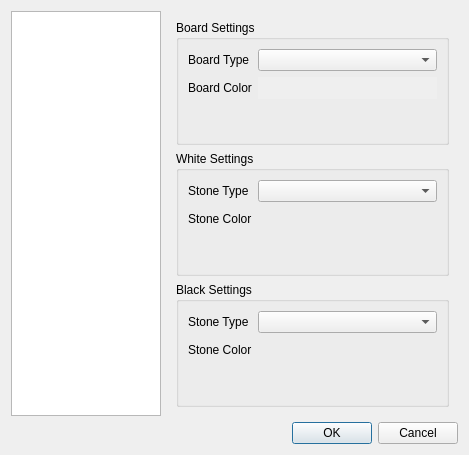
<?xml version="1.0" encoding="UTF-8"?>
<ui version="4.0">
 <class>SetupDialog</class>
 <widget class="QDialog" name="SetupDialog">
  <property name="geometry">
   <rect>
    <x>0</x>
    <y>0</y>
    <width>469</width>
    <height>455</height>
   </rect>
  </property>
  <property name="windowTitle">
   <string>Setup</string>
  </property>
  <layout class="QVBoxLayout" name="verticalLayout">
   <item>
    <layout class="QHBoxLayout" name="horizontalLayout">
     <item>
      <widget class="QListView" name="listView">
       <property name="maximumSize">
        <size>
         <width>150</width>
         <height>16777215</height>
        </size>
       </property>
      </widget>
     </item>
     <item>
      <widget class="QStackedWidget" name="stackedWidget">
       <property name="frameShape">
        <enum>QFrame::NoFrame</enum>
       </property>
       <property name="frameShadow">
        <enum>QFrame::Plain</enum>
       </property>
       <property name="currentIndex">
        <number>0</number>
       </property>
       <widget class="QWidget" name="page">
        <layout class="QVBoxLayout" name="verticalLayout_2">
         <item>
          <widget class="QGroupBox" name="boardGroupBox">
           <property name="title">
            <string>Board Settings</string>
           </property>
           <layout class="QFormLayout" name="formLayout">
            <item row="0" column="0">
             <widget class="QLabel" name="boardTypeLabel">
              <property name="text">
               <string>Board Type</string>
              </property>
             </widget>
            </item>
            <item row="0" column="1">
             <widget class="QComboBox" name="boardTypeComboBox"/>
            </item>
            <item row="1" column="0">
             <widget class="QLabel" name="boardColorLabel">
              <property name="text">
               <string>Board Color</string>
              </property>
             </widget>
            </item>
            <item row="1" column="1">
             <widget class="QPushButton" name="boardColorButton">
              <property name="autoFillBackground">
               <bool>true</bool>
              </property>
              <property name="text">
               <string/>
              </property>
              <property name="autoDefault">
               <bool>false</bool>
              </property>
              <property name="flat">
               <bool>true</bool>
              </property>
             </widget>
            </item>
           </layout>
          </widget>
         </item>
         <item>
          <widget class="QGroupBox" name="whiteGroupBox">
           <property name="focusPolicy">
            <enum>Qt::NoFocus</enum>
           </property>
           <property name="title">
            <string>White Settings</string>
           </property>
           <layout class="QFormLayout" name="formLayout_2">
            <item row="0" column="0">
             <widget class="QLabel" name="whiteLabel">
              <property name="text">
               <string>Stone Type</string>
              </property>
             </widget>
            </item>
            <item row="0" column="1">
             <widget class="QComboBox" name="whiteTypeComboBox"/>
            </item>
            <item row="1" column="0">
             <widget class="QLabel" name="whiteColorLabel">
              <property name="text">
               <string>Stone Color</string>
              </property>
             </widget>
            </item>
            <item row="1" column="1">
             <widget class="QPushButton" name="whiteColorButton">
              <property name="text">
               <string/>
              </property>
              <property name="autoDefault">
               <bool>false</bool>
              </property>
              <property name="flat">
               <bool>true</bool>
              </property>
             </widget>
            </item>
           </layout>
          </widget>
         </item>
         <item>
          <widget class="QGroupBox" name="blackGroupBox">
           <property name="title">
            <string>Black Settings</string>
           </property>
           <layout class="QFormLayout" name="formLayout_3">
            <item row="0" column="0">
             <widget class="QLabel" name="blackTypeLabel">
              <property name="midLineWidth">
               <number>0</number>
              </property>
              <property name="text">
               <string>Stone Type</string>
              </property>
             </widget>
            </item>
            <item row="0" column="1">
             <widget class="QComboBox" name="blackTypeComboBox"/>
            </item>
            <item row="1" column="0">
             <widget class="QLabel" name="blackColorLabel">
              <property name="text">
               <string>Stone Color</string>
              </property>
             </widget>
            </item>
            <item row="1" column="1">
             <widget class="QPushButton" name="blackColorButton">
              <property name="text">
               <string/>
              </property>
              <property name="autoDefault">
               <bool>false</bool>
              </property>
              <property name="flat">
               <bool>true</bool>
              </property>
             </widget>
            </item>
           </layout>
          </widget>
         </item>
        </layout>
       </widget>
       <widget class="QWidget" name="page_2"/>
      </widget>
     </item>
    </layout>
   </item>
   <item>
    <widget class="QDialogButtonBox" name="buttonBox">
     <property name="orientation">
      <enum>Qt::Horizontal</enum>
     </property>
     <property name="standardButtons">
      <set>QDialogButtonBox::Cancel|QDialogButtonBox::Ok</set>
     </property>
    </widget>
   </item>
  </layout>
 </widget>
 <resources/>
 <connections>
  <connection>
   <sender>buttonBox</sender>
   <signal>accepted()</signal>
   <receiver>SetupDialog</receiver>
   <slot>accept()</slot>
   <hints>
    <hint type="sourcelabel">
     <x>248</x>
     <y>254</y>
    </hint>
    <hint type="destinationlabel">
     <x>157</x>
     <y>274</y>
    </hint>
   </hints>
  </connection>
  <connection>
   <sender>buttonBox</sender>
   <signal>rejected()</signal>
   <receiver>SetupDialog</receiver>
   <slot>reject()</slot>
   <hints>
    <hint type="sourcelabel">
     <x>316</x>
     <y>260</y>
    </hint>
    <hint type="destinationlabel">
     <x>286</x>
     <y>274</y>
    </hint>
   </hints>
  </connection>
 </connections>
</ui>
